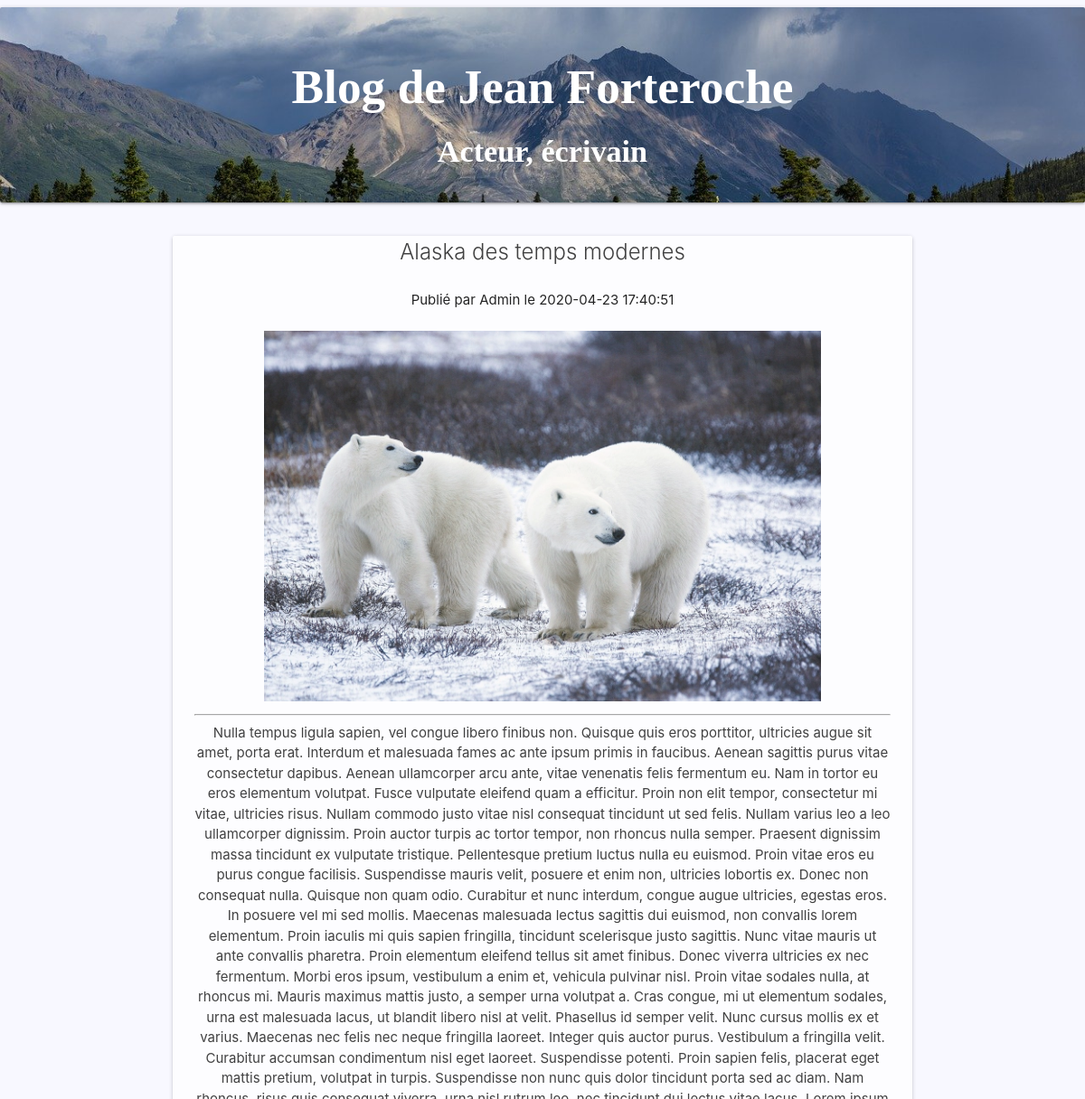
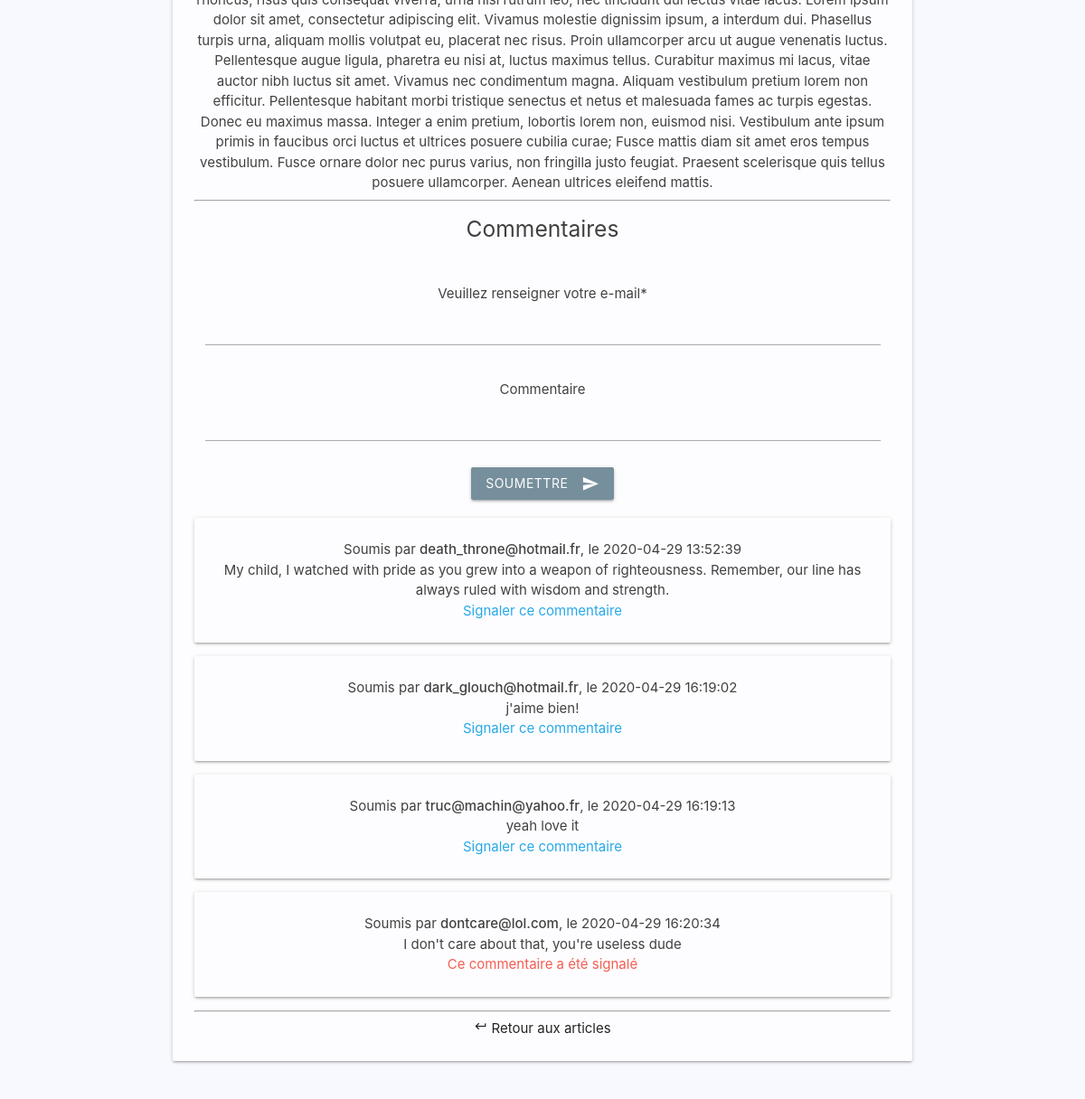
Screenshot of /post/show/alaska-des-temps-modernes with the database file from the repository (2 pictures, top to bottom).
### tables this page shows
CREATE TABLE `post` (
  `ID_post` int(11) NOT NULL,
  `title` char(255) DEFAULT NULL,
  `Post_Content` text DEFAULT NULL,
  `Post_Date` datetime DEFAULT NULL,
  `ID_Admin` int(11) NOT NULL,
  `slug` varchar(255) DEFAULT NULL,
  `image` varchar(255) DEFAULT NULL
);

CREATE TABLE `comment` (
  `ID_comment` int(11) NOT NULL,
  `Comment_Email` char(50) DEFAULT NULL,
  `Comment_Content` text DEFAULT NULL,
  `Comment_Date` datetime DEFAULT NULL,
  `ID_post` int(11) NOT NULL,
  `flag_reporting` tinyint(1) DEFAULT NULL
);

### app/Controller.php (called while the page is built, shortened)
<?php
abstract class Controller {
    public function render($view, $data = []) {
        extract($data);
        require_once(ROOT.'views/'.strtolower(get_class($this)).'/'.$view.'.php');
        require_once(ROOT.'views/layout/default.php');
    }
}

### controllers/Post.php (called while the page is built, shortened)
<?php
require_once("models/PostManager.php");
require_once("models/CommentManager.php");
class Post extends Controller {
    public function show($slug, $ID_comment = null) {
        $postManager = new PostManager();
        $commentManager = new CommentManager();
        $post = $postManager->getPostBySlug($slug);
        $id =  $post["ID_post"];
        $comments = $commentManager->getComments($id);
        $this->render('show', compact("post", "comments"));
    }
}

### app/Model.php (called while the page is built, shortened)
<?php
abstract class Model
{
    private $_host = "localhost";
    private $_bdd = "blog_jean";
    private $_user = "root";
    private $_password = "";
    public function __construct() {
        try{
            $this->_connexion = new PDO("mysql:host=" . $this->_host . ";dbname=" .
                    $this->_bdd, $this->_user, $this->_password);
            $this->_connexion->query("SET CHARACTER SET utf8");
        }
        catch (Exception $e){
            die("Erreur Bdd : " . $e->getMessage());
        }
    }
}

### models/PostManager.php (called while the page is built, shortened)
<?php
class PostManager extends Model
{
    public function getPostBySlug($slug) {
        $req = $this->_connexion->prepare("SELECT * FROM post where slug = ?");
        $req->execute(array($slug));
        return $req->fetch();
    }
}

### models/CommentManager.php (called while the page is built, shortened)
<?php
class CommentManager extends Model
{
    public function getComments($id_post)
    {
        $req = "SELECT * FROM comment WHERE ID_post = $id_post";
        $req = $this->_connexion->query($req);
        return $req->fetchAll();
    }
}

### views/Post/show.php (the view, shortened to what this page needs)
<div class="container">
    <div class="section">
        <div class="row">
            <div class="col m12 center">
                <div class="card" style="opacity: 0.85;">
                    <div class="center">
                        <span class="card-title">
                            <?= $post['title'] ?>
                        </span>
                    </div>
                    <div class="card-content">
                        <p class="black-text"> Publié par Admin le <?= $post['Post_Date'] ?> </p><br>
                        <img height="80%" width="80%" src="/public/images/<?= $post['image'] ?>"><hr/>
                        <p> <?= $post['Post_Content'] ?></p>
                        <hr>
                        <h5> Commentaires</h5>
                        <br/>
                        <div class="row">
                            <div class="col m12 s12 center">
                                <form action="" method="post">
                                    <div class="input-field col m12 s12">
                                        Veuillez renseigner votre e-mail*
                                        <input type="text" name='email'/>
                                    </div>
                                    <div class="input-field col m12 s12">
                                        Commentaire
                                        <textarea class="materialize-textarea" name="content"></textarea>
                                    </div>
                                    <div class="col m12 s12">
                                        <button class="btn waves-effect waves-light blue-grey" type="submit"
                                                name="submit">
                                            Soumettre
                                            <i class="material-icons right">send</i>
                                        </button>
                                    </div>
                                </form>
                            </div>
                        </div>
                        <?php
                        foreach ($comments as $comment): ?>
                            <div class="card tiny">
                                <div class="card-content">
                                    <p>Soumis par <strong><?= $comment['Comment_Email'] ?></strong>,
                                        le <?= $comment['Comment_Date'] ?>  </p>
                                    <p>  <?= $comment['Comment_Content'] ?></p>
                                    <p class="red-text">
                                        <?php if ($comment['flag_reporting'] == 1) {
                                            echo "Ce commentaire a été signalé";
                                        }
                                        ?>
                                    </p>
                                    <?php if ($comment['flag_reporting'] == 0) { ?>
                                    <a  href="/post/show/<?= $post['slug'] ?>/<?= $comment['ID_comment'] ?>">Signaler ce commentaire</a>
                                    <?php } ?>
                                </div>
                            </div>
                        <?php endforeach; ?>
                        <hr/>
                        <?php if(!$_SESSION) {?>
                        <p>
                            <a class="black-text text-lighten-3" href="/post/index"> <i class="tiny material-icons">keyboard_return</i>
                                Retour aux articles </a>
                        </p>
                        <?php } ?>
                    </div>
                </div>
            </div>
        </div>
    </div>
</div>

### public/css/index.css (style rules this page uses)
body { background-color: ghostwhite; }

### rows the page displays
post: title "Alaska des temps modernes", Post_Date "2020-04-23 17:40:51", image (picture), Post_Content "Nulla tempus ligula sapien, vel congue libero finibus non. Quisque quis eros porttitor, ultricies augue sit amet, porta erat. Interdum et malesuada fames ac ante ipsum primis in faucibus. Aenean sagittis purus vitae consectetur dapibus. Aenean ullamcorper arcu ante, vitae venenatis felis fermentum eu. Nam in tortor eu eros elementum volutpat. Fusce vulputate eleifend quam a efficitur. Proin non elit tempor, consectetur mi vitae, ultricies risus. Nullam commodo justo vitae nisl consequat tincidunt ut sed felis. Nullam varius leo a leo ullamcorper dignissim. Proin auctor turpis ac tortor tempor, non rhoncus nulla semper. Praesent dignissim massa tincidunt ex vulputate tristique. Pellentesque…"
comment: Comment_Email "death_throne@hotmail.fr", Comment_Date "2020-04-29 13:52:39", Comment_Content "My child, I watched with pride as you grew into a weapon of righteousness. Remember, our line has always ruled with wisdom and strength."
comment: Comment_Email "dark_glouch@hotmail.fr", Comment_Date "2020-04-29 16:19:02", Comment_Content "j'aime bien!"
comment: Comment_Email "truc@machin@yahoo.fr", Comment_Date "2020-04-29 16:19:13", Comment_Content "yeah love it"
comment: Comment_Email "dontcare@lol.com", Comment_Date "2020-04-29 16:20:34", Comment_Content "I don't care about that, you're useless dude", flag_reporting "Ce commentaire a été signalé"
